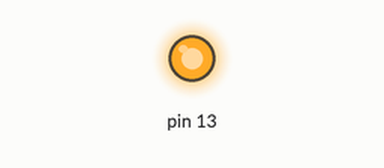
Recording of a sketch running on a simulated Arduino Uno, built with avr-gcc and run on an emulated ATmega328P. Shown: output pins drawn as LEDs (lit = HIGH).

Above: at 0.5 s.
At 63.5 s:
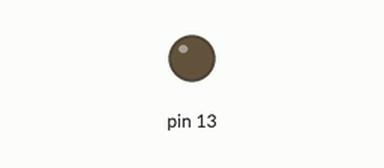
Timing chart, 0 to 65.0 s (numbered marks = the images above):
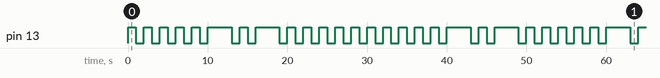

Measured:
- by itself, pin 13: moves between LOW and HIGH, repeating every 50.0 s
- by itself, everything shown: repeats every 50.0 s, in 42 steps

The sketch:

blink_nano.ino
```cpp
void setup() {
  pinMode(13, OUTPUT);
}

void Dot()
{
  digitalWrite(13, HIGH);
  delay(1000);                   //on calling the dot function on pin 13, a delay of 1 second is given for both glowing and fading out of led
  digitalWrite(13, LOW);
  delay(1000);
}

void Dash()
{
  digitalWrite(13, HIGH);
  delay(3000);                   //on calling the dash function on pin 13, a delay of 3 second is given for glowing of the led
  digitalWrite(13, LOW);
  delay(1000);                   //a delay of 1 sec is given for fading out of the led
}

void loop()
{
  //morse code for letter H
  Dot();
  Dot();
  Dot();
  Dot();
  //morse code for letter A
  Dot();                          //morse code for the name HARSHITA
  Dash();
  //morse code for letter R
  Dot();
  Dash();
  Dot();
  //morse code for letter S
  Dot();
  Dot();
  Dot();
  //morse code for letter H
  Dot();
  Dot();
  Dot();
  Dot();
  //morse code for letter I
  Dot();
  Dot();
  //morse code for letter T
  Dash();
  //morse code for letter A
  Dot();
  Dash();
}
```
